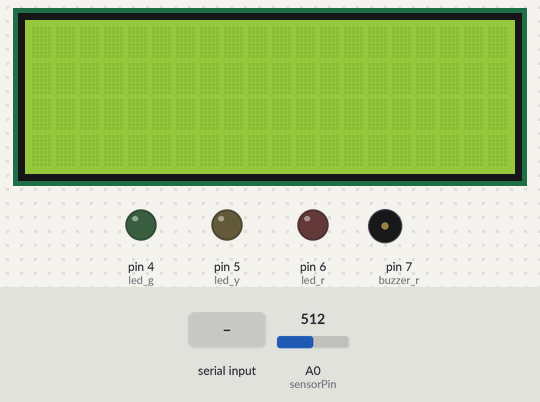
Simulated run of this sketch. Board: Arduino Uno, built with avr-gcc and run on an emulated ATmega328P. On the bench: 20×4 character LCD, output pins drawn as LEDs (lit = HIGH), buzzer (waves = sounding, pin HIGH). The inputs (shaded band) are chosen by the test bench; at power-on: A0 (sensorPin) = 512. What the sketch prints to the serial monitor is not drawn.

Above: at 1.2 s.
1.3 s: "s" received over the second serial link
At 1.9 s:
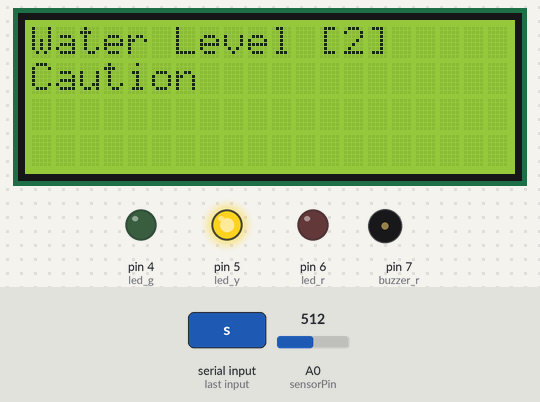
Timing chart, 0 to 4.3 s (numbered marks = the images above; inputs shaded):
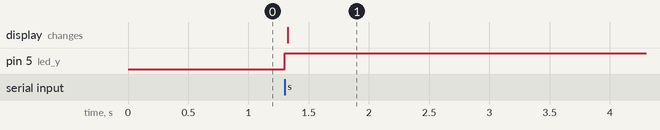

Measured:
- after the input at 1.3 s, pin 5 (led_y): LOW → HIGH at once; the display: changes at once (image 1)

The sketch:

arduino_lcd_sensor.ino
```cpp
#define led_g 4
#define led_y 5
#define led_r 6
#define buzzer_r 7
#define sensorPin A0
int val = 0;

#include <Wire.h>
#include <LiquidCrystal_I2C.h>
#include <SoftwareSerial.h>
SoftwareSerial Uno(2, 3);
// Set the LCD address to 0x27 for a 16 chars and 2 line display
LiquidCrystal_I2C lcd(0x27, 20, 4);

void setup()
{
  Serial.begin(9600);
  Uno.begin(9600);
  lcd.begin();
  // Turn on the blacklight and print a message.
  lcd.backlight();


  pinMode(led_g, OUTPUT);
  pinMode(led_y, OUTPUT);
  pinMode(led_r, OUTPUT);
  pinMode(buzzer_r, OUTPUT);

  digitalWrite(led_g, LOW);
  digitalWrite(led_y, LOW);
  digitalWrite(led_r, LOW);
  digitalWrite(buzzer_r, LOW);
}

void loop()
{
  int level = readSensor();
  //  Serial.println(level);
  if (Uno.available() > 0)
  {
    char c = Uno.read();
    if (c == 's')
    {
      if ((level >= 0) && (level <= 400))
      {
        digitalWrite(led_g, HIGH);
        digitalWrite(led_y, LOW);
        digitalWrite(led_r, LOW);
        digitalWrite(buzzer_r, LOW);
        lcd.clear();
        lcd.print("Water Level [1]");
        lcd.setCursor(0, 1);
        lcd.print("Normal");
        Serial.println(level);
        Uno.write(1);

      }
      else if ((level >= 401) && (level <= 600))
      {
        digitalWrite(led_g, LOW);
        digitalWrite(led_y, HIGH);
        digitalWrite(led_r, LOW);
        digitalWrite(buzzer_r, LOW);
        lcd.clear();
        lcd.print("Water Level [2]");
        lcd.setCursor(0, 1);
        lcd.print("Caution");
        Serial.println(level);
        Uno.write(2);
      }
      else if ((level >= 601) && (level <= 1000))
      {
        digitalWrite(led_g, LOW);
        digitalWrite(led_y, LOW);
        digitalWrite(led_r, HIGH);
        digitalWrite(buzzer_r, HIGH);
        //LCD
        lcd.clear();
        lcd.print("Water Level [3] Danger");
        lcd.setCursor(0, 1);
        lcd.print("DANGER");
        Serial.println(level);
        //SEND TO ESP
        Uno.write(3);
        //LED & Buzzer Indicator
      }
      delay(1000);
    }
  }
}


//Sensor
int readSensor()
{
  //  digitalWrite(sensorPower, HIGH); // Turn the sensor ON
  //  delay(10);                       // wait 10 milliseconds
  val = analogRead(sensorPin);     // Read the analog value form sensor
  //  digitalWrite(sensorPower, LOW);  // Turn the sensor OFF
  return val;                      // send current reading
}
```
